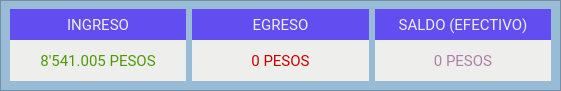
     <widget class="QFrame" name="frame_21">
      <property name="geometry">
       <rect>
        <x>10</x>
        <y>40</y>
        <width>561</width>
        <height>91</height>
       </rect>
      </property>
      <property name="font">
       <font>
        <family>Roboto</family>
        <pointsize>11</pointsize>
        <weight>50</weight>
        <italic>false</italic>
        <bold>false</bold>
       </font>
      </property>
      <property name="styleSheet">
       <string notr="true">background-color: rgb(152, 187, 214);</string>
      </property>
      <property name="frameShape">
       <enum>QFrame::StyledPanel</enum>
      </property>
      <property name="frameShadow">
       <enum>QFrame::Raised</enum>
      </property>
      <widget class="QWidget" name="layoutWidget_26">
       <property name="geometry">
        <rect>
         <x>10</x>
         <y>40</y>
         <width>541</width>
         <height>41</height>
        </rect>
       </property>
       <layout class="QHBoxLayout" name="horizontalLayout_26">
        <item>
         <widget class="QLabel" name="valor_ingreso_limon_8">
          <property name="font">
           <font>
            <family>Roboto</family>
            <pointsize>11</pointsize>
            <weight>50</weight>
            <italic>false</italic>
            <bold>false</bold>
           </font>
          </property>
          <property name="styleSheet">
           <string notr="true">background-color: rgb(238, 238, 236);
color: rgb(78, 154, 6);</string>
          </property>
          <property name="text">
           <string>8'541.005 PESOS</string>
          </property>
          <property name="alignment">
           <set>Qt::AlignCenter</set>
          </property>
         </widget>
        </item>
        <item>
         <widget class="QLabel" name="valor_egreso_limon_8">
          <property name="font">
           <font>
            <family>Roboto</family>
            <pointsize>11</pointsize>
            <weight>50</weight>
            <italic>false</italic>
            <bold>false</bold>
           </font>
          </property>
          <property name="styleSheet">
           <string notr="true">background-color: rgb(238, 238, 236);
color: rgb(204, 0, 0);</string>
          </property>
          <property name="text">
           <string>0 PESOS</string>
          </property>
          <property name="alignment">
           <set>Qt::AlignCenter</set>
          </property>
         </widget>
        </item>
        <item>
         <widget class="QLabel" name="valor_saldo_limon_8">
          <property name="font">
           <font>
            <family>Roboto</family>
            <pointsize>11</pointsize>
            <weight>50</weight>
            <italic>false</italic>
            <bold>false</bold>
           </font>
          </property>
          <property name="styleSheet">
           <string notr="true">background-color: rgb(238, 238, 236);
color: rgb(173, 127, 168)</string>
          </property>
          <property name="text">
           <string>0 PESOS</string>
          </property>
          <property name="alignment">
           <set>Qt::AlignCenter</set>
          </property>
         </widget>
        </item>
       </layout>
      </widget>
      <widget class="QWidget" name="layoutWidget_28">
       <property name="geometry">
        <rect>
         <x>10</x>
         <y>9</y>
         <width>541</width>
         <height>31</height>
        </rect>
       </property>
       <layout class="QHBoxLayout" name="horizontalLayout_28">
        <item>
         <widget class="QLabel" name="label_171">
          <property name="font">
           <font>
            <family>Roboto</family>
            <pointsize>11</pointsize>
            <weight>50</weight>
            <italic>false</italic>
            <bold>false</bold>
           </font>
          </property>
          <property name="styleSheet">
           <string notr="true">font: 11pt &quot;Roboto&quot;;
color: rgb(238, 238, 236);
background-color: rgb(98, 77, 240);</string>
          </property>
          <property name="text">
           <string>INGRESO</string>
          </property>
          <property name="alignment">
           <set>Qt::AlignCenter</set>
          </property>
         </widget>
        </item>
        <item>
         <widget class="QLabel" name="label_79">
          <property name="font">
           <font>
            <family>Roboto</family>
            <pointsize>11</pointsize>
            <weight>50</weight>
            <italic>false</italic>
            <bold>false</bold>
           </font>
          </property>
          <property name="styleSheet">
           <string notr="true">font: 11pt &quot;Roboto&quot;;
color: rgb(238, 238, 236);
background-color: rgb(98, 77, 240);</string>
          </property>
          <property name="text">
           <string>EGRESO</string>
          </property>
          <property name="alignment">
           <set>Qt::AlignCenter</set>
          </property>
         </widget>
        </item>
        <item>
         <widget class="QLabel" name="label_170">
          <property name="font">
           <font>
            <family>Roboto</family>
            <pointsize>11</pointsize>
            <weight>50</weight>
            <italic>false</italic>
            <bold>false</bold>
           </font>
          </property>
          <property name="styleSheet">
           <string notr="true">font: 11pt &quot;Roboto&quot;;
color: rgb(238, 238, 236);
background-color: rgb(98, 77, 240);</string>
          </property>
          <property name="text">
           <string>SALDO (EFECTIVO)</string>
          </property>
          <property name="alignment">
           <set>Qt::AlignCenter</set>
          </property>
         </widget>
        </item>
       </layout>
      </widget>
     </widget>
